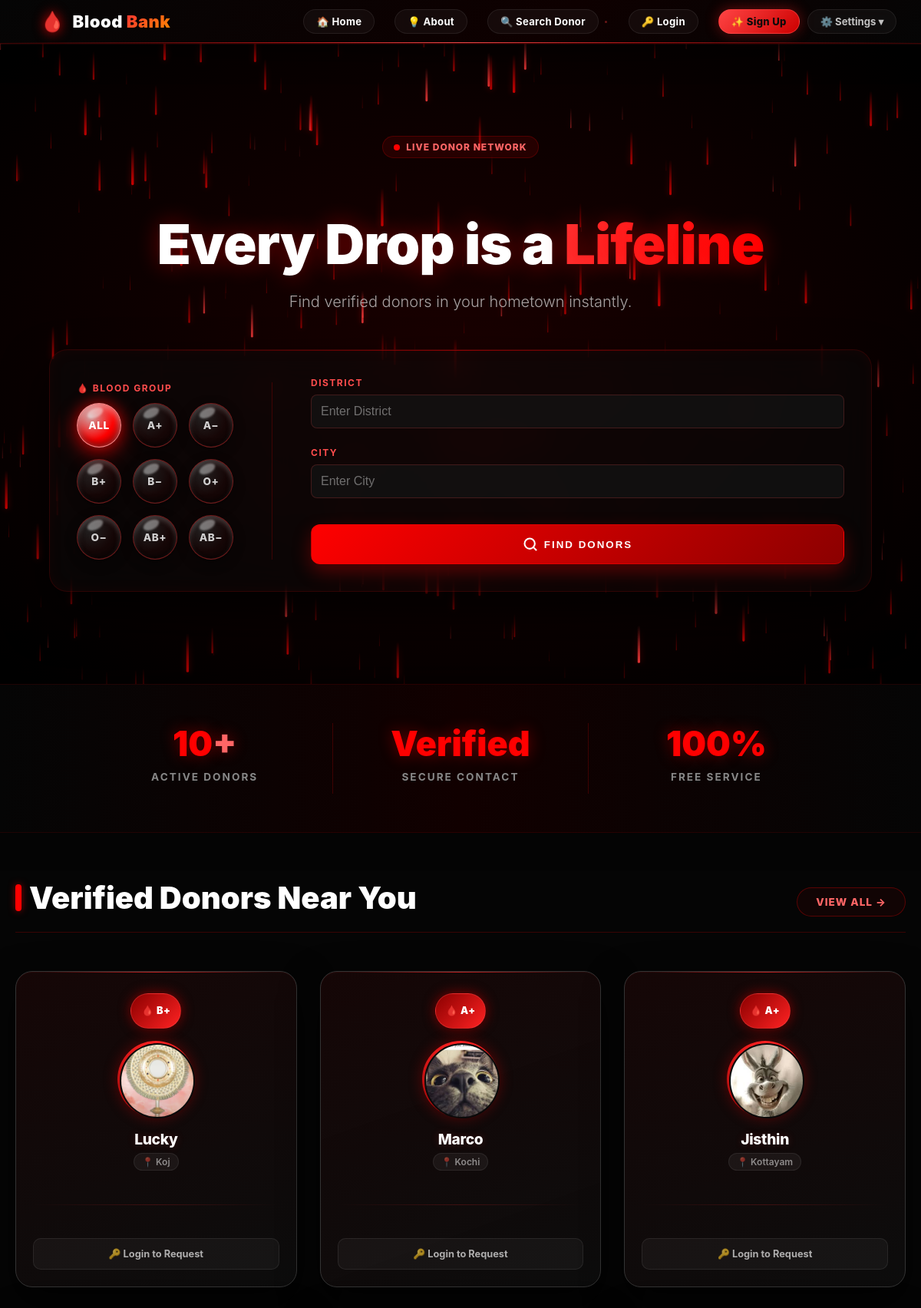
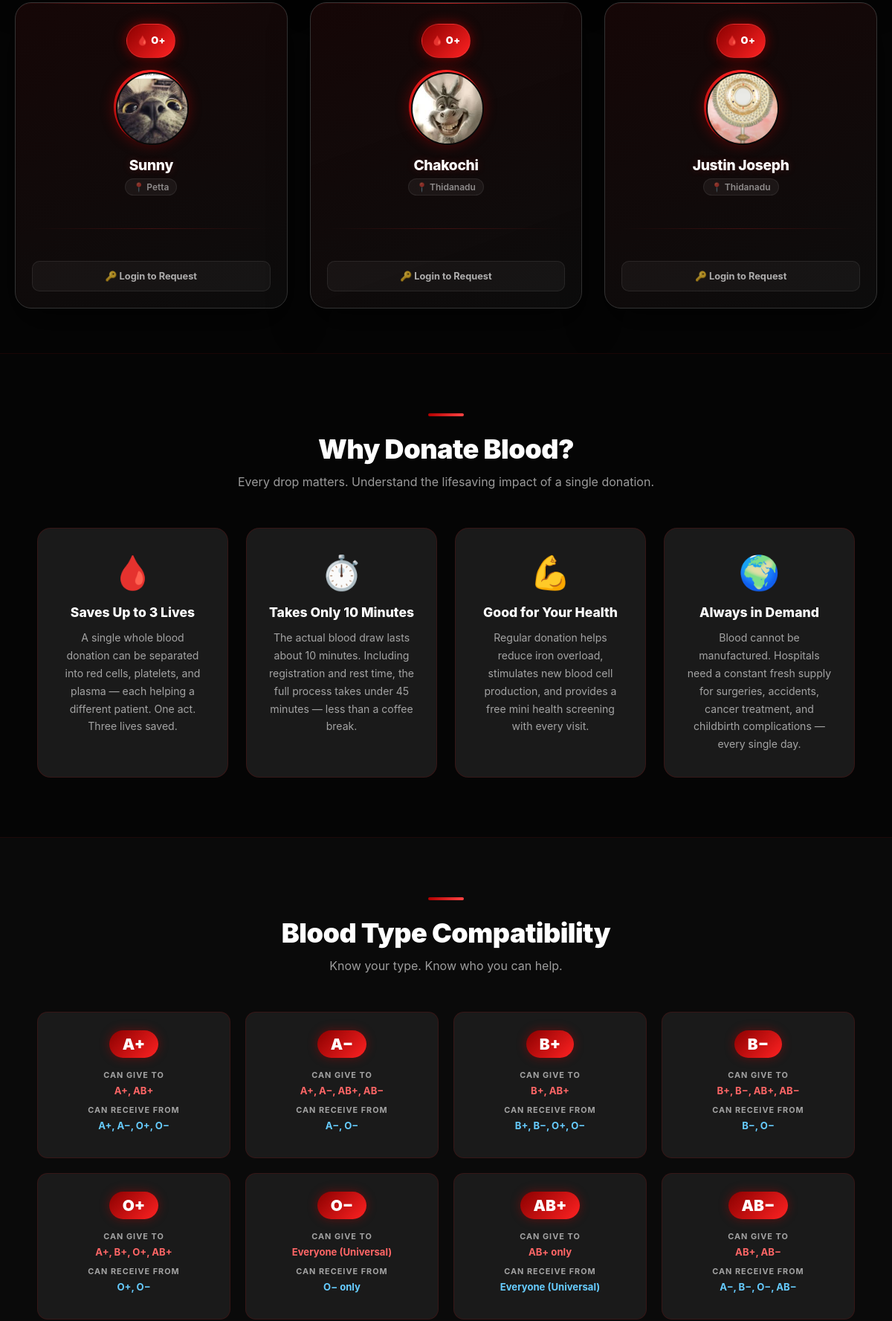
The page / (upper part) on the database its author committed (2 pictures, top to bottom).
### myapp/models.py (models this page shows, shortened)
class Donor(models.Model):
    user = models.OneToOneField(User, on_delete=models.CASCADE)
    name = models.CharField(max_length=100)
    phone = models.CharField(max_length=15, null=True, blank=True)
    age = models.PositiveIntegerField()
    gender = models.CharField(max_length=10, choices=[('Male', 'Male'), ('Female', 'Female')])
    blood_group = models.CharField(max_length=5)
    district = models.CharField(max_length=100)
    city = models.CharField(max_length=100, help_text="Home town or City")
    weight = models.FloatField(null=True, blank=True)
    height = models.FloatField(null=True, blank=True)
    last_donation_date = models.DateField(null=True, blank=True)
    is_available = models.BooleanField(default=True)
    profile_pic = models.ImageField(upload_to='donor_pics/', null=True, blank=True)
    is_emergency_available = models.BooleanField(default=False)

### myapp/views.py (the view, shortened to what this page needs)
# urls.py: path('', views.index, name='index'),
@never_cache
def index(request):
    now = timezone.now().date()
    ninety_days_ago = now - timedelta(days=90)
    donors = Donor.objects.filter(is_available=True).exclude(last_donation_date__gte=ninety_days_ago)
    visible_donors = donors.order_by('-id')[:6]
    blood_compat = [
        {'group': 'A+',  'gives': 'A+, AB+',               'receives': 'A+, A−, O+, O−'},
        {'group': 'A−',  'gives': 'A+, A−, AB+, AB−',      'receives': 'A−, O−'},
        {'group': 'B+',  'gives': 'B+, AB+',               'receives': 'B+, B−, O+, O−'},
        {'group': 'B−',  'gives': 'B+, B−, AB+, AB−',      'receives': 'B−, O−'},
        {'group': 'O+',  'gives': 'A+, B+, O+, AB+',       'receives': 'O+, O−'},
        {'group': 'O−',  'gives': 'Everyone (Universal)',   'receives': 'O− only'},
        {'group': 'AB+', 'gives': 'AB+ only',               'receives': 'Everyone (Universal)'},
        {'group': 'AB−', 'gives': 'AB+, AB−',              'receives': 'A−, B−, O−, AB−'},
    ]
    return render(request, 'home.html', {
        'donors': visible_donors,
        'total_donors': donors.count(),
        'blood_compat': blood_compat,
    })

### myapp/templates/home.html (shortened to what this page needs)
{% extends 'base.html' %}
{% load static %}
{% block content %}
<div class="home-wrapper">
    <div style="position: relative; overflow: hidden; background: radial-gradient(ellipse at center, #1a0000 0%, #000000 100%); padding: 120px 20px; text-align: center;" id="waves-container">
        <div style="position: relative; z-index: 2; pointer-events: none;">
            <div class="emergency-tag" style="pointer-events: auto;"><span class="emergency-dot"></span> Live Donor Network</div>
            <h1 style="font-size: 4.5rem; font-weight: 900; margin-bottom: 20px; color: #ffffff !important; text-shadow: 0 0 30px rgba(255,0,0,0.4); letter-spacing: -1px;">Every Drop is a <span style="background: linear-gradient(to right, #ff3333, #ff0000); -webkit-background-clip: text; color: transparent;">Lifeline</span></h1>
            <p style="font-size: 1.25rem; opacity: 0.8; max-width: 700px; margin: 0 auto 50px; color: #cccccc !important; font-weight: 300;">Find verified donors in your hometown instantly.</p>
            <div class="search-container" style="pointer-events: auto;">
                <form action="{% url 'search_blood' %}" method="GET"
                      style="display: grid;
                             grid-template-columns: auto 1fr;
                             gap: 50px;
                             align-items: center;">
                    <div style="border-right: 1px solid rgba(255, 0, 0, 0.2); padding-right: 50px;">
                        <span class="bg-picker-label">🩸 Blood Group</span>
                        <div class="bg-bubbles-wrap" id="bg-bubbles">
                            <button type="button" class="bg-bubble bg-selected" data-val=""><span>ALL</span></button>
                            <button type="button" class="bg-bubble" data-val="A+"><span>A+</span></button>
                            <button type="button" class="bg-bubble" data-val="A-"><span>A−</span></button>
                            <button type="button" class="bg-bubble" data-val="B+"><span>B+</span></button>
                            <button type="button" class="bg-bubble" data-val="B-"><span>B−</span></button>
                            <button type="button" class="bg-bubble" data-val="O+"><span>O+</span></button>
                            <button type="button" class="bg-bubble" data-val="O-"><span>O−</span></button>
                            <button type="button" class="bg-bubble" data-val="AB+"><span>AB+</span></button>
                            <button type="button" class="bg-bubble" data-val="AB-"><span>AB−</span></button>
                        </div>
                    </div>
                    <div style="display: flex; flex-direction: column; gap: 24px;">
                        <div>
                            <label class="form-label-small">District</label>
                            <input type="text" name="district" placeholder="Enter District" class="home-search-input">
                        </div>
                        <div>
                            <label class="form-label-small">City</label>
                            <input type="text" name="city" placeholder="Enter City" class="home-search-input">
                        </div>
                        <button type="submit" class="find-btn" style="margin-top: 10px;">
                            <span style="display: flex; align-items: center; justify-content: center; gap: 8px;">
                                <svg width="20" height="20" viewBox="0 0 24 24" fill="none" stroke="currentColor" stroke-width="2.5" stroke-linecap="round" stroke-linejoin="round"><circle cx="11" cy="11" r="8"></circle><line x1="21" y1="21" x2="16.65" y2="16.65"></line></svg>
                                Find Donors
                            </span>
                        </button>
                    </div>
                </form>
            </div>
        </div>
    </div>
    <div style="background: linear-gradient(90deg, #050505, #110000, #050505); border-top: 1px solid rgba(255,0,0,0.1); border-bottom: 1px solid rgba(255,0,0,0.1); padding: 50px 0; position: relative; z-index: 2; box-shadow: 0 -10px 40px rgba(0,0,0,0.5);">
        <div style="max-width: 1000px; margin: 0 auto; display: grid; grid-template-columns: repeat(3, 1fr); text-align: center;">
            <div style="transition: transform 0.3s; cursor: pointer;" onmouseover="this.style.transform='translateY(-5px)'" onmouseout="this.style.transform='translateY(0)'">
                <h4 style="color: #ff0000 !important; font-size: 2.8rem; margin: 0; font-weight: 900; text-shadow: 0 0 20px rgba(255, 0, 0, 0.4);">{{ total_donors|default:"100" }}<span style="color:#ff6666">+</span></h4>
                <p style="color: #888; font-size: 0.85rem; font-weight: 700; letter-spacing: 2px; margin-top: 8px;">ACTIVE DONORS</p>
            </div>
            <div style="border-left: 1px solid rgba(255,0,0,0.2); border-right: 1px solid rgba(255,0,0,0.2); transition: transform 0.3s; cursor: pointer;" onmouseover="this.style.transform='translateY(-5px)'" onmouseout="this.style.transform='translateY(0)'">
                <h4 style="color: #ff0000 !important; font-size: 2.8rem; margin: 0; font-weight: 900; text-shadow: 0 0 20px rgba(255, 0, 0, 0.4);">Verified</h4>
                <p style="color: #888; font-size: 0.85rem; font-weight: 700; letter-spacing: 2px; margin-top: 8px;">SECURE CONTACT</p>
            </div>
            <div style="transition: transform 0.3s; cursor: pointer;" onmouseover="this.style.transform='translateY(-5px)'" onmouseout="this.style.transform='translateY(0)'">
                <h4 style="color: #ff0000 !important; font-size: 2.8rem; margin: 0; font-weight: 900; text-shadow: 0 0 20px rgba(255, 0, 0, 0.4);">100%</h4>
                <p style="color: #888; font-size: 0.85rem; font-weight: 700; letter-spacing: 2px; margin-top: 8px;">FREE SERVICE</p>
            </div>
        </div>
    </div>
    <div style="max-width: 1200px; margin: 60px auto; padding: 0 20px;">
        <div style="display: flex; justify-content: space-between; align-items: flex-end; margin-bottom: 50px; border-bottom: 1px solid rgba(255,0,0,0.2); padding-bottom: 20px;">
            <h2 style="font-weight: 900; font-size: 2.5rem; color: #ffffff; margin: 0; display: flex; align-items: center; gap: 10px;">
                <span style="width: 8px; height: 35px; background: #ff0000; border-radius: 4px; display: inline-block; box-shadow: 0 0 10px rgba(255,0,0,0.5);"></span>
                Verified Donors Near You
            </h2>
            <a href="{% url 'search_blood' %}" style="color: #ff6666; text-decoration: none; font-weight: 800; border: 1px solid rgba(255,0,0,0.3); background: rgba(255,0,0,0.05); padding: 10px 24px; border-radius: 30px; text-transform: uppercase; font-size: 0.85rem; transition: all 0.3s; letter-spacing: 1px;" onmouseover="this.style.background='#ff0000'; this.style.color='#fff'; this.style.boxShadow='0 5px 15px rgba(255,0,0,0.4)';" onmouseout="this.style.background='rgba(255,0,0,0.05)'; this.style.color='#ff6666'; this.style.boxShadow='none';">VIEW ALL →</a>
        </div>
        <div style="display: grid; grid-template-columns: repeat(auto-fill, minmax(280px, 1fr)); gap: 30px;">
            {% for donor in donors %}
                {% include 'donor_card.html' %}
            {% endfor %}
        </div>
    </div>
    <div class="info-section-wrapper">
        <div class="info-section-inner">
            <div class="info-section-header">
                <span class="info-accent-bar"></span>
                <h2 class="info-section-title">Why Donate Blood?</h2>
                <p class="info-section-sub">Every drop matters. Understand the lifesaving impact of a single donation.</p>
            </div>
            <div class="why-grid">
                <div class="why-card">
                    <div class="why-icon">🩸</div>
                    <h3 class="why-title">Saves Up to 3 Lives</h3>
                    <p class="why-body">A single whole blood donation can be separated into red cells, platelets, and plasma — each helping a different patient. One act. Three lives saved.</p>
                </div>
                <div class="why-card">
                    <div class="why-icon">⏱️</div>
                    <h3 class="why-title">Takes Only 10 Minutes</h3>
                    <p class="why-body">The actual blood draw lasts about 10 minutes. Including registration and rest time, the full process takes under 45 minutes — less than a coffee break.</p>
                </div>
                <div class="why-card">
                    <div class="why-icon">💪</div>
                    <h3 class="why-title">Good for Your Health</h3>
                    <p class="why-body">Regular donation helps reduce iron overload, stimulates new blood cell production, and provides a free mini health screening with every visit.</p>
                </div>
                <div class="why-card">
                    <div class="why-icon">🌍</div>
                    <h3 class="why-title">Always in Demand</h3>
                    <p class="why-body">Blood cannot be manufactured. Hospitals need a constant fresh supply for surgeries, accidents, cancer treatment, and childbirth complications — every single day.</p>
                </div>
            </div>
        </div>
    </div>
    <div class="info-section-wrapper" style="background: var(--section-bg, #080808);">
        <div class="info-section-inner">
            <div class="info-section-header">
                <span class="info-accent-bar"></span>
                <h2 class="info-section-title">Blood Type Compatibility</h2>
                <p class="info-section-sub">Know your type. Know who you can help.</p>
            </div>
            <div class="compat-grid">
                {% for entry in blood_compat %}
                <div class="compat-card">
                    <div class="compat-badge">{{ entry.group }}</div>
                    <div class="compat-row">
                        <span class="compat-label">Can Give To</span>
                        <span class="compat-value give">{{ entry.gives }}</span>
                    </div>
                    <div class="compat-row">
                        <span class="compat-label">Can Receive From</span>
                        <span class="compat-value recv">{{ entry.receives }}</span>
                    </div>
                </div>
                {% endfor %}
            </div>
        </div>
    </div>
</div>
{% endblock %}

### myapp/templates/donor_card.html (shortened to what this page needs)
{% load static %}
<div class="donor-card">
    <div>
        <div>
            <span class="dc-blood-badge">🩸 {{ donor.blood_group }}</span>
        </div>
        <div class="dc-avatar-ring">
            <img src="{% if donor.profile_pic %}{{ donor.profile_pic.url }}{% else %}{% static 'images/default.png' %}{% endif %}"
                 alt="{{ donor.name }}">
        </div>
        <h3 class="dc-name">{{ donor.name|title }}</h3>
        <span class="dc-location">📍 {{ donor.city|title }}</span>
    </div>
    <div class="dc-divider"></div>
    <div style="width: 100%;">
        {% if user.is_authenticated %}
            {% if donor.my_request_status == 'Approved' %}
            <button class="dc-btn-whatsapp"
                    onclick="sendWhatsApp(event, {{ donor.id }}, '{{ donor.phone }}', '{{ donor.name|title }}', '{{ donor.blood_group }}')">
                <svg width="18" height="18" viewBox="0 0 24 24" fill="currentColor">
                    <path d="M17.472 14.382c-.297-.149-1.758-.867-2.03-.967-.273-.099-.471-.148-.67.15-.197.297-.767.966-.94 1.164-.173.199-.347.223-.644.075-.297-.15-1.255-.463-2.39-1.475-.883-.788-1.48-1.761-1.653-2.059-.173-.297-.018-.458.13-.606.134-.133.298-.347.446-.52.149-.174.198-.298.298-.497.099-.198.05-.371-.025-.52-.075-.149-.669-1.612-.916-2.207-.242-.579-.487-.5-.669-.51-.173-.008-.371-.01-.57-.01-.198 0-.52.074-.792.372-.272.297-1.04 1.016-1.04 2.479 0 1.462 1.065 2.875 1.213 3.074.149.198 2.096 3.2 5.077 4.487.709.306 1.262.489 1.694.625.712.227 1.36.195 1.871.118.571-.085 1.758-.719 2.006-1.413.248-.694.248-1.289.173-1.413-.074-.124-.272-.198-.57-.347z"/>
                    <path d="M12 0C5.373 0 0 5.373 0 12c0 2.123.554 4.115 1.523 5.843L0 24l6.335-1.502A11.95 11.95 0 0012 24c6.627 0 12-5.373 12-12S18.627 0 12 0zm0 21.818a9.818 9.818 0 01-5.006-1.373l-.36-.214-3.724.883.938-3.629-.235-.372A9.818 9.818 0 1112 21.818z"/>
                </svg>
                WHATSAPP
            </button>
            <input type="text" id="hosp_{{ donor.id }}"
                   placeholder="Enter Hospital Name"
                   class="dc-input" style="margin-top: 8px;">
            {% elif donor.my_request_status == 'Pending' %}
            <div class="dc-pending">⏳ Request Pending</div>
            {% elif donor.my_request_status == 'Rejected' %}
            <div style="padding: 13px; border-radius: 10px;
                        background: rgba(255,50,50,0.07);
                        border: 1px solid rgba(255,50,50,0.3);
                        text-align: center;">
                <span style="color: #ff4444; font-weight: 800; font-size: 0.82rem;
                             letter-spacing: 0.5px;">❌ Request Rejected</span>
                <p style="color: rgba(255,255,255,0.45); font-size: 0.7rem;
                          margin: 6px 0 0; line-height: 1.5;">
                    You may request again after <strong style="color:rgba(255,100,100,0.7);">24 hours</strong>
                </p>
            </div>
            {% else %}
            <form action="{% url 'send_request' donor.id %}" method="POST"
                  style="display: flex; flex-direction: column; width: 100%; margin: 0; padding: 0;">
                {% csrf_token %}
                <input type="text" name="hospital_name"
                       placeholder="Hospital Name" required
                       class="dc-input">
                <input type="text" name="contact_number"
                       placeholder="Phone Number" required
                       class="dc-input">
                <button type="submit" class="dc-btn-request">
                    🩸 Request Contact
                </button>
            </form>
            {% endif %}
        {% else %}
        <a href="{% url 'login' %}" class="dc-btn-login">
            🔑 Login to Request
        </a>
        {% endif %}
    </div>
</div>

### rows shown on the page
Donor: blood_group "B+", profile_pic (picture), name "Lucky", city "Koj"
Donor: blood_group "A+", profile_pic (picture), name "Marco", city "Kochi"
Donor: blood_group "A+", profile_pic (picture), name "Jisthin", city "Kottayam"
Donor: blood_group "O+", profile_pic (picture), name "Sunny", city "Petta"
Donor: blood_group "O+", profile_pic (picture), name "Chakochi", city "Thidanadu"
Donor: blood_group "O+", profile_pic (picture), name "Justin Joseph", city "Thidanadu"

### other values the page prints
{{ total_donors|default:"100" }} "10"
{{ entry.group }} "A+" "A−" "B+" "B−" "O+" "O−" "AB+" "AB−"
{{ entry.gives }} "A+, AB+" "A+, A−, AB+, AB−" "B+, AB+" "B+, B−, AB+, AB−" "A+, B+, O+, AB+" "Everyone (Universal)" "AB+ only" "AB+, AB−"
{{ entry.receives }} "A+, A−, O+, O−" "A−, O−" "B+, B−, O+, O−" "B−, O−" "O+, O−" "O− only" "Everyone (Universal)" "A−, B−, O−, AB−"
